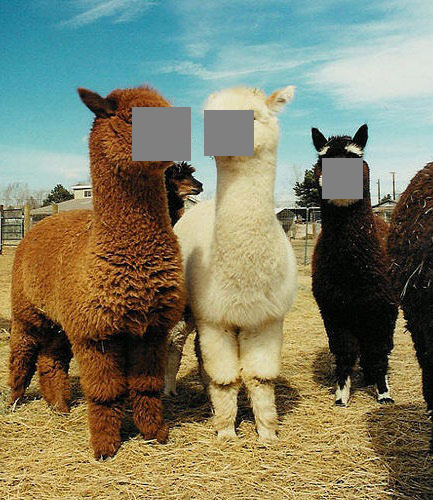
%> input picture sample-mask.jpg, 433 x 500 px
$ octave --eval "result = detect_gray_square;"   (GNU Octave 9; MATLAB toolbox functions it lacks are replaced by stand-ins)
%> lines starting %> are read from the running program, lines starting %| are printed output that depends on the picture; in (x1, y1, x2, y2) boxes, pixels count from 0 and x2, y2 are one past the last pixel; in counts of white or black regions, pixels touching at a corner belong together; the program's own positions count from 1
function dets = detect_gray_square(img_path, show_figure)
    if (nargin < 1)
        img_path = 'sample-mask.jpg';
    end
    if (nargin < 2)
        show_figure = 1;
    end

    value = 128;
    value = repmat(value(1), [1,1,3]);

    margin = 0.1;

    img = imread(img_path);
%> img is the input picture: size 500x433x3 uint8; mean R, G, B 127.9, 128.5, 103.4
    img = double(img);
%> img: size 500x433x3 double
    errs = abs(bsxfun(@minus, img, value))./3;
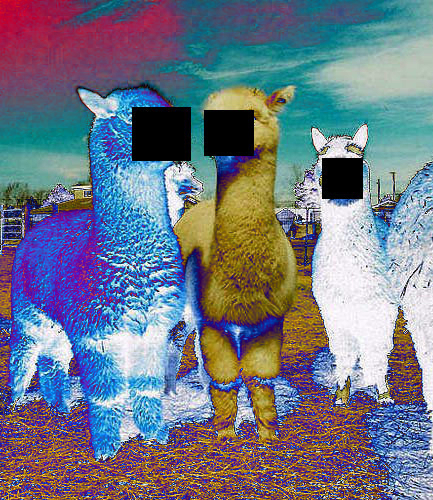
%> errs: size 500x433x3 double; mean R, G, B 18.7, 20, 22.5; drawn with min black and max white
    mask = (errs(:,:,1) <= margin & errs(:,:,2) <= margin & errs(:,:,3) <= margin);
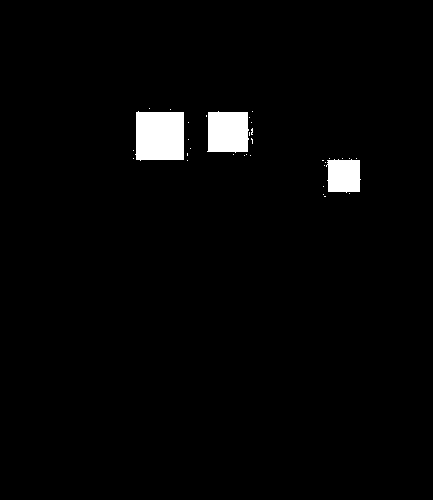
%> mask: size 500x433 logical; 2.3% white; 34 white regions (31 under 20 px), largest, box (x1, y1, x2, y2) and area: (135, 111, 184, 161) 2307, (207, 111, 249, 153) 1607, (326, 159, 361, 193) 1035

    h = fspecial('gaussian', 5, 1);
    mask = imfilter(double(mask), h);
%> mask: size 500x433 double

    se = strel('disk',5);
    mask = imopen(mask, se);
    [ccl,n] = bwlabel(mask,4);
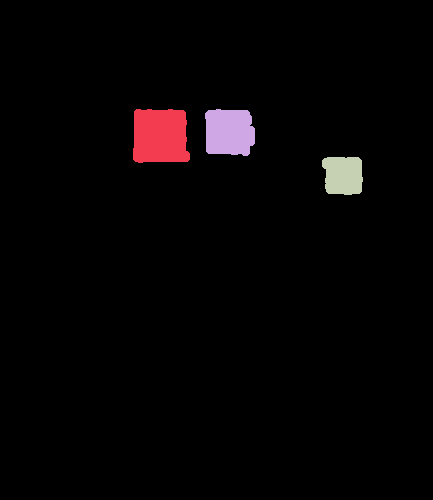
%> ccl: size 500x433 double; 4 distinct labels, from 0 to 3; one colour per label, 0 black
%> n = 3
    dets = [];
    for i=1:n
        tmp = ccl == i;
        [y,x] = find(tmp > 0);
        size_x = max(x) - min(x);
        size_y = max(y) - min(y);
        if (size_x * size_y > 5)
            dets = [dets;min(x) max(x) min(y) max(y)];
        end
    end
%> this loop made 3 passes
%> (size_x, size_y, dets) on passes 1 to 3: (56, 53, [134 190 110 163]), (49, 46, [134 190 110 163; 206 255 110 156]), (40, 37, [134 190 110 163; 206 255 110 156; 323 363 158 195])
%> pass 1, in detect_gray_square, `tmp = ccl == i;`:
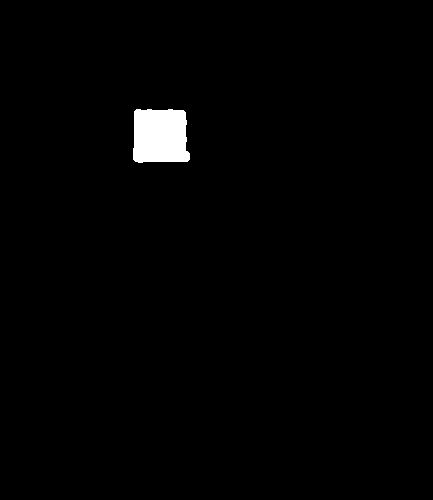
%> tmp: size 500x433 logical; 1.3% white; 1 white region, box (x1, y1, x2, y2) and area: (133, 109, 190, 163) 2779
%> pass 2, in detect_gray_square, `tmp = ccl == i;`:
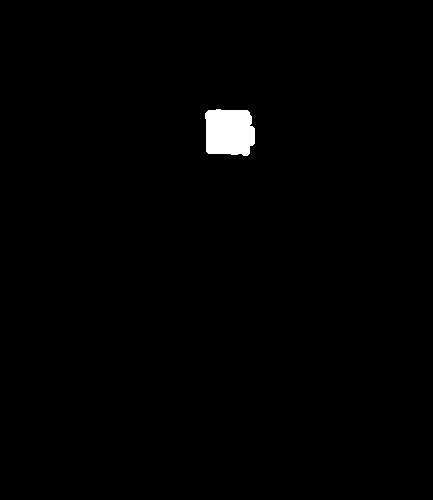
%> tmp: size 500x433 logical; 0.96% white; 1 white region, box (x1, y1, x2, y2) and area: (205, 109, 255, 156) 2069
%> pass 3, in detect_gray_square, `tmp = ccl == i;`:
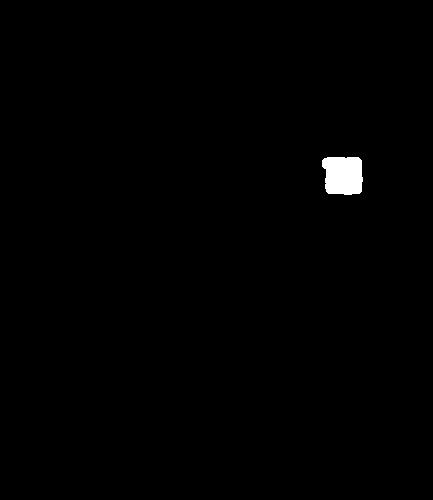
%> tmp: size 500x433 logical; 0.64% white; 1 white region, box (x1, y1, x2, y2) and area: (322, 157, 363, 195) 1378

    if (show_figure)
        figure(1);
        imshow(img/255.0);
        hold on;
        cm = colormap(hsv(size(dets,1)));
%> cm = [1 0 0; 0 1 0; 0 0 1]
        for i=1:size(dets,1)
            [x,y] = meshgrid(dets(i,1):dets(i,2), dets(i,3):dets(i,4));
            plot(x(:),y(:),'Color',cm(i,:));
        end
%> this loop made 3 passes
%> `result = detect_gray_square;`:
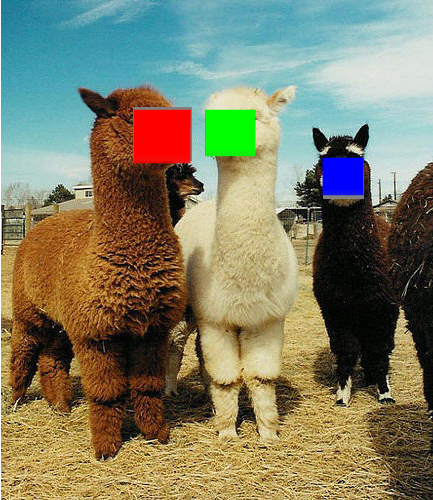
%> figure redrawn from the program's plot data
%> `result = detect_gray_square;`: result = [134 190 110 163; 206 255 110 156; 323 363 158 195]
        axis([0 size(img,2) 0 size(img,1)]);
        pause
    end
end
